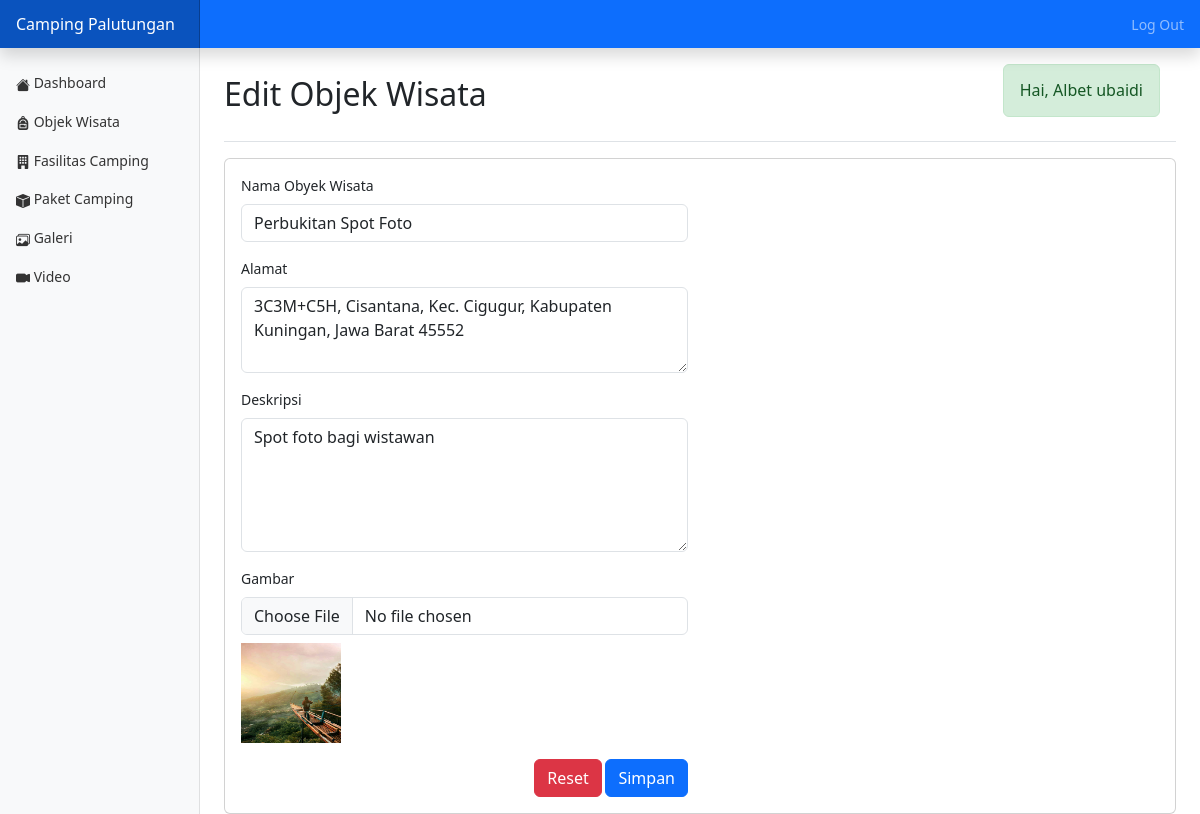
Screenshot of /Admin/editobjekwisata.php?id=7 (signed in) with the database file from the repository.
### tables this page shows
CREATE TABLE `objek_wisata` (
  `id` int(11) NOT NULL,
  `nama` varchar(255) NOT NULL,
  `alamat` varchar(255) NOT NULL,
  `deskripsi` varchar(500) NOT NULL,
  `gambar` varchar(255) DEFAULT NULL,
  `created_at` timestamp NOT NULL DEFAULT CURRENT_TIMESTAMP
);

### Admin/editobjekwisata.php (the view, shortened to what this page needs)
<?php
include "Components/header.php";
$conn = include "../koneksi.php";
$wisata_id = intval($_GET['id']);
$stmt = $conn->prepare("SELECT * FROM objek_wisata WHERE id = ?");
$stmt->bind_param("i", $wisata_id);
$stmt->execute();
$result = $stmt->get_result();
$data = $result->fetch_assoc();
?>
<link rel="stylesheet" href="../assets/css/datatables.min.css">
<div class="container-fluid">
    <div class="row">
        <?= include "Components/nav.php" ?>
        <main class="col-md-9 ms-sm-auto col-lg-10 px-md-4">
            <div class="d-flex justify-content-between flex-wrap flex-md-nowrap align-items-center pt-3 pb-2 mb-3 border-bottom">
                <h1 class="h2">Edit Objek Wisata</h1>
                <?php if (isset($_SESSION['username'])): ?>
                    <div class="nav-item user-greeting alert alert-custom d-flex align-items-center">
                        <h1 class="mb-0">Hai, <?= htmlspecialchars($_SESSION['nama']); ?></h1>
                    </div>
                <?php endif; ?>
            </div>
            <div class="card">
                <div class="card-body">
                    <form action="Controllers/updateobjekwisata.php" method="post" enctype="multipart/form-data">
                        <div class="accordion-body">
                            <div class="row">
                                <div class="col-lg-6">
                                    <div class="mb-3">
                                        <label for="nama" class="form-label">Nama Obyek Wisata</label>
                                        <input type="text" class="form-control" name="nama" id="nama" value="<?= htmlspecialchars($data['nama']) ?>" required>
                                    </div>
                                    <div class="mb-3">
                                        <label for="alamat" class="form-label">Alamat</label>
                                        <textarea name="alamat" id="alamat" class="form-control" rows="3" required><?= htmlspecialchars($data['alamat']) ?></textarea>
                                    </div>
                                    <div class="mb-3">
                                        <label for="deskripsi" class="form-label">Deskripsi</label>
                                        <textarea name="deskripsi" id="deskripsi" class="form-control" rows="5" required><?= htmlspecialchars($data['deskripsi']) ?></textarea>
                                    </div>
                                    <div class="mb-3">
                                        <label for="img" class="form-label">Gambar</label>
                                        <input type="file" name="img" id="img" class="form-control">
                                        <?php if (!empty($data['gambar'])): ?>
                                            <img src="../IMG/<?= htmlspecialchars($data['gambar']) ?>" alt="Current Image" width="100" height="100" class="mt-2">
                                        <?php endif; ?>
                                    </div>
                                    <div class="float-end">
                                        <button class="btn btn-danger" type="reset">Reset</button>
                                        <button class="btn btn-primary" type="submit">Simpan</button>
                                    </div>
                                </div>
                            </div>
                        </div>
                    </form>
                </div>
            </div>
        </main>
    </div>
</div>
</body>
</html>

### Public/css/dashboard.css (style rules this page uses)
body { font-size: .875rem; }

### Admin/Components/header.php (style rules this page uses)
.user-greeting { margin-right: 1rem; overflow: hidden; white-space: nowrap; position: relative; }
.user-greeting h1 { font-size: 1rem; margin: 0; animation: marquee 10s linear infinite; display: inline-block; }
.alert-custom { background-color: #d4edda; color: #155724; border-color: #c3e6cb; }

### rows the page displays
objek_wisata: nama "Perbukitan Spot Foto", alamat "3C3M+C5H, Cisantana, Kec. Cigugur, Kabupaten Kuningan, Jawa Barat 45552", deskripsi "Spot foto bagi wistawan", gambar (picture)

### other values shown
$_SESSION['nama'] "Albet ubaidi"
